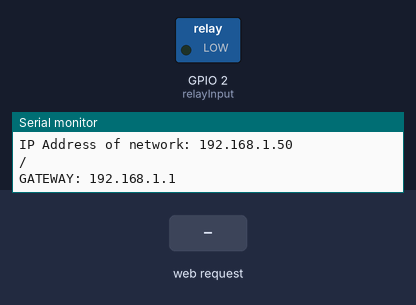
Bench run of a sketch on a simulated ESP8266 (NodeMCU). On the bench: switched loads named in the sketch (green lamp = pin HIGH), the last lines printed to the serial monitor. Inputs (shaded band) come from the test bench. WiFi joins after 1.5 s; servers stay silent unless stated; network time is answered at once with the bench clock; the local clock reads 2024-03-15 10:24:30 at power-on unless the sketch sets it.

Above: at 2.7 s.
2.8 s: HTTP request GET /RELAY=ON received
At 4.8 s:
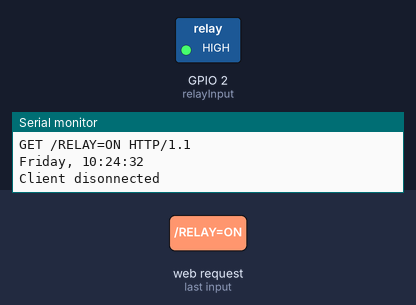
5.3 s: HTTP request GET /RELAY=OFF received
At 6.9 s:
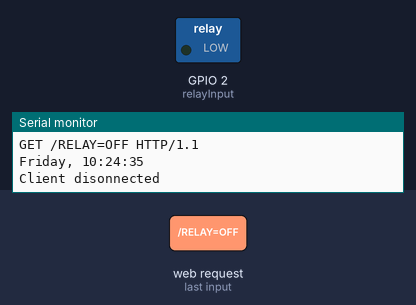
Timing chart, 0 to 8.4 s (numbered marks = the images above; inputs shaded):
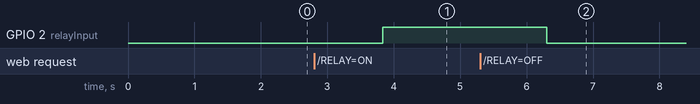

The sketch:

relay_ip_server.ino
```cpp
//#include <SoftwareSerial.h>
#include <NTPClient.h>
#include <ESP8266WiFi.h>
#include <WiFiUdp.h>


const char *ssid =  "nn";     // replace with your wifi ssid and wpa2 key
const char *pass =  "nn";

WiFiClient client;

int relayInput = 2;
WiFiServer server(80);

IPAddress gateway;
float hora = 0;

const long utcOffsetInSeconds = 3600;
char daysOfTheWeek[7][12] = {"Sunday", "Monday", "Tuesday", "Wednesday", "Thursday", "Friday", "Saturday"};

WiFiUDP ntpUDP;
//NTPClient timeClient(ntpUDP);
NTPClient timeClient(ntpUDP, "pool.ntp.org", utcOffsetInSeconds);

String formattedDate;
String dayStamp;
String timeStamp;
String formattedTime;

void setup(){

       Serial.begin(9600);
       delay(10);

       Serial.println("Connecting to ");
       Serial.println(ssid);

       WiFi.begin(ssid, pass);
       while(WiFi.status() != WL_CONNECTED){
            delay(500);
            Serial.print(".");
       }

        Serial.println("");
        Serial.println("WiFi connected");
         /*-------- server started---------*/
        server.begin();
        Serial.println("Server started");
        /*------printing ip address--------*/
        Serial.print("IP Address of network: ");
        Serial.println(WiFi.localIP());
        Serial.println("/");

         gateway = WiFi.gatewayIP();
         Serial.print("GATEWAY: ");
         Serial.println(gateway);

        pinMode(relayInput, OUTPUT);

        timeClient.begin();
        timeClient.setTimeOffset(3600);


}

void times_(){
  Serial.print(daysOfTheWeek[timeClient.getDay()]);
  Serial.print(", ");
  Serial.print(timeClient.getHours());
  Serial.print(":");
  Serial.print(timeClient.getMinutes());
  Serial.print(":");
  Serial.println(timeClient.getSeconds());
  //Serial.println(timeClient.getFormattedTime())
}

void loop(){

  WiFiClient client = server.available();

  if(!client){ return; }

  Serial.println("Waiting for new client");

  while(!client.available()){  delay(1); }

  String request = client.readStringUntil('\r');
  Serial.println(request);
  client.flush();


  //----------------------------------------------------------------


  while(!timeClient.update()) {
    timeClient.forceUpdate();
  }


  times_();
  delay(1000);


  //---------------------------
  int value = LOW;
  if(request.indexOf("/RELAY=ON") != -1){
    digitalWrite(relayInput, HIGH);
    value = HIGH;
  }
  if(request.indexOf("/RELAY=OFF") != -1){
    digitalWrite(relayInput, LOW);
    value = LOW;
  }
  //------------------------

  client.println("HTTP/1.1 200 OK");
  client.println("Content-Type: text/html");
  client.println("");
  client.println("<!DOCTYPE HTML>");
  client.println("<html>");

  client.print("RELAY is: ");

  if(value == HIGH){
    client.print("ON");
  }else{
    client.print("OFF");
  }

  String info_= "<br><br>"
      "<a href=\"/RELAY=ON\"\"><button>ON</button></a>"
      "<a href=\"/RELAY=OFF\"\"><button>OFF</button></a>"
      "<br />"
      "<script>var t=new Date(); console.log(t);</script>"
      "</html>";
  client.println(info_);

 /* client.println("<br><br>");
  client.println("<a href=\"/RELAY=ON\"\"><button>ON</button></a>");
  client.println("<a href=\"/RELAY=OFF\"\"><button>OFF</button></a><br />");
  client.println("");
  client.println("</html>");*/

  delay(1);
  Serial.println("Client disonnected");
  Serial.println("");


}
```

Measured:
- after the input at 2.8 s, GPIO 2 (relayInput): LOW → HIGH after 1.0 s
- after the input at 5.3 s, GPIO 2 (relayInput): HIGH → LOW after 1.0 s
